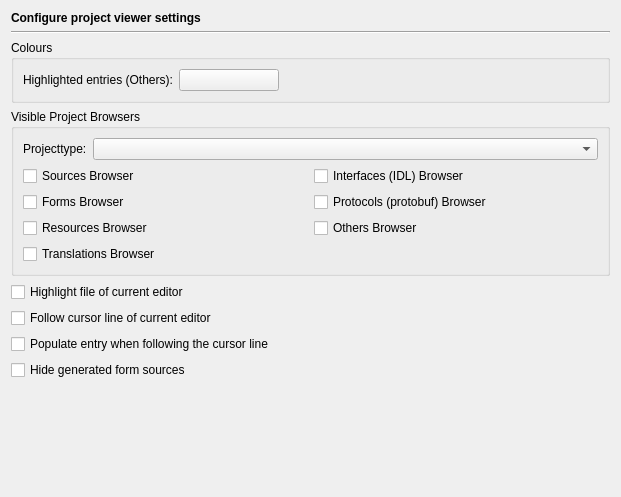
<?xml version="1.0" encoding="UTF-8"?>
<ui version="4.0">
 <class>ProjectBrowserPage</class>
 <widget class="QWidget" name="ProjectBrowserPage">
  <property name="geometry">
   <rect>
    <x>0</x>
    <y>0</y>
    <width>617</width>
    <height>497</height>
   </rect>
  </property>
  <layout class="QVBoxLayout" name="verticalLayout_2">
   <item>
    <widget class="QLabel" name="headerLabel">
     <property name="text">
      <string>&lt;b&gt;Configure project viewer settings&lt;/b&gt;</string>
     </property>
    </widget>
   </item>
   <item>
    <widget class="Line" name="line8">
     <property name="frameShape">
      <enum>QFrame::HLine</enum>
     </property>
     <property name="frameShadow">
      <enum>QFrame::Sunken</enum>
     </property>
     <property name="orientation">
      <enum>Qt::Horizontal</enum>
     </property>
    </widget>
   </item>
   <item>
    <widget class="QGroupBox" name="groupBox">
     <property name="title">
      <string>Colours</string>
     </property>
     <layout class="QHBoxLayout" name="horizontalLayout">
      <item>
       <widget class="QLabel" name="label">
        <property name="text">
         <string>Highlighted entries (Others):</string>
        </property>
       </widget>
      </item>
      <item>
       <widget class="QPushButton" name="pbHighlightedButton">
        <property name="minimumSize">
         <size>
          <width>100</width>
          <height>0</height>
         </size>
        </property>
        <property name="toolTip">
         <string>Select the colour for highlighted entries in the Others viewer.</string>
        </property>
        <property name="text">
         <string/>
        </property>
       </widget>
      </item>
      <item>
       <spacer>
        <property name="orientation">
         <enum>Qt::Horizontal</enum>
        </property>
        <property name="sizeHint" stdset="0">
         <size>
          <width>40</width>
          <height>20</height>
         </size>
        </property>
       </spacer>
      </item>
     </layout>
    </widget>
   </item>
   <item>
    <widget class="QGroupBox" name="pbGroup">
     <property name="title">
      <string>Visible Project Browsers</string>
     </property>
     <layout class="QVBoxLayout" name="verticalLayout">
      <item>
       <layout class="QHBoxLayout">
        <item>
         <widget class="QLabel" name="label_6">
          <property name="text">
           <string>Projecttype:</string>
          </property>
         </widget>
        </item>
        <item>
         <widget class="QComboBox" name="projectTypeCombo">
          <property name="sizePolicy">
           <sizepolicy hsizetype="Expanding" vsizetype="Fixed">
            <horstretch>0</horstretch>
            <verstretch>0</verstretch>
           </sizepolicy>
          </property>
          <property name="toolTip">
           <string>Select the project type to be configured</string>
          </property>
         </widget>
        </item>
       </layout>
      </item>
      <item>
       <layout class="QGridLayout" name="gridLayout">
        <item row="0" column="0">
         <widget class="QCheckBox" name="sourcesBrowserCheckBox">
          <property name="toolTip">
           <string>Select to show the sources browser</string>
          </property>
          <property name="text">
           <string>Sources Browser</string>
          </property>
         </widget>
        </item>
        <item row="0" column="1">
         <widget class="QCheckBox" name="interfacesBrowserCheckBox">
          <property name="toolTip">
           <string>Select to show the interfaces (IDL) browser</string>
          </property>
          <property name="text">
           <string>Interfaces (IDL) Browser</string>
          </property>
         </widget>
        </item>
        <item row="1" column="0">
         <widget class="QCheckBox" name="formsBrowserCheckBox">
          <property name="toolTip">
           <string>Select to show the forms browser</string>
          </property>
          <property name="text">
           <string>Forms Browser</string>
          </property>
         </widget>
        </item>
        <item row="1" column="1">
         <widget class="QCheckBox" name="protocolsBrowserCheckBox">
          <property name="toolTip">
           <string>Select to show the protocols (protobuf) browser</string>
          </property>
          <property name="text">
           <string>Protocols (protobuf) Browser</string>
          </property>
         </widget>
        </item>
        <item row="2" column="0">
         <widget class="QCheckBox" name="resourcesBrowserCheckBox">
          <property name="toolTip">
           <string>Select to show the resources browser</string>
          </property>
          <property name="text">
           <string>Resources Browser</string>
          </property>
         </widget>
        </item>
        <item row="2" column="1">
         <widget class="QCheckBox" name="othersBrowserCheckBox">
          <property name="toolTip">
           <string>Select to show the browser for other files</string>
          </property>
          <property name="text">
           <string>Others Browser</string>
          </property>
         </widget>
        </item>
        <item row="3" column="0">
         <widget class="QCheckBox" name="translationsBrowserCheckBox">
          <property name="toolTip">
           <string>Select to show the translations browser</string>
          </property>
          <property name="text">
           <string>Translations Browser</string>
          </property>
         </widget>
        </item>
       </layout>
      </item>
     </layout>
    </widget>
   </item>
   <item>
    <widget class="QCheckBox" name="followEditorCheckBox">
     <property name="toolTip">
      <string>Select to make the project browsers highlight the file of the current editor.</string>
     </property>
     <property name="text">
      <string>Highlight file of current editor</string>
     </property>
    </widget>
   </item>
   <item>
    <widget class="QCheckBox" name="followCursorLineCheckBox">
     <property name="toolTip">
      <string>Select to follow the cursor line of the current editor</string>
     </property>
     <property name="text">
      <string>Follow cursor line of current editor</string>
     </property>
    </widget>
   </item>
   <item>
    <widget class="QCheckBox" name="autoPopulateCheckBox">
     <property name="toolTip">
      <string>Select to populate entries automatically when following the cursor line of the current editor</string>
     </property>
     <property name="text">
      <string>Populate entry when following the cursor line</string>
     </property>
    </widget>
   </item>
   <item>
    <widget class="QCheckBox" name="hideGeneratedCheckBox">
     <property name="toolTip">
      <string>Select to hide sources generated from form files</string>
     </property>
     <property name="text">
      <string>Hide generated form sources</string>
     </property>
    </widget>
   </item>
   <item>
    <spacer>
     <property name="orientation">
      <enum>Qt::Vertical</enum>
     </property>
     <property name="sizeHint" stdset="0">
      <size>
       <width>599</width>
       <height>21</height>
      </size>
     </property>
    </spacer>
   </item>
  </layout>
 </widget>
 <tabstops>
  <tabstop>pbHighlightedButton</tabstop>
  <tabstop>projectTypeCombo</tabstop>
  <tabstop>sourcesBrowserCheckBox</tabstop>
  <tabstop>formsBrowserCheckBox</tabstop>
  <tabstop>resourcesBrowserCheckBox</tabstop>
  <tabstop>translationsBrowserCheckBox</tabstop>
  <tabstop>interfacesBrowserCheckBox</tabstop>
  <tabstop>protocolsBrowserCheckBox</tabstop>
  <tabstop>othersBrowserCheckBox</tabstop>
  <tabstop>followEditorCheckBox</tabstop>
  <tabstop>followCursorLineCheckBox</tabstop>
  <tabstop>autoPopulateCheckBox</tabstop>
  <tabstop>hideGeneratedCheckBox</tabstop>
 </tabstops>
 <resources/>
 <connections/>
</ui>
